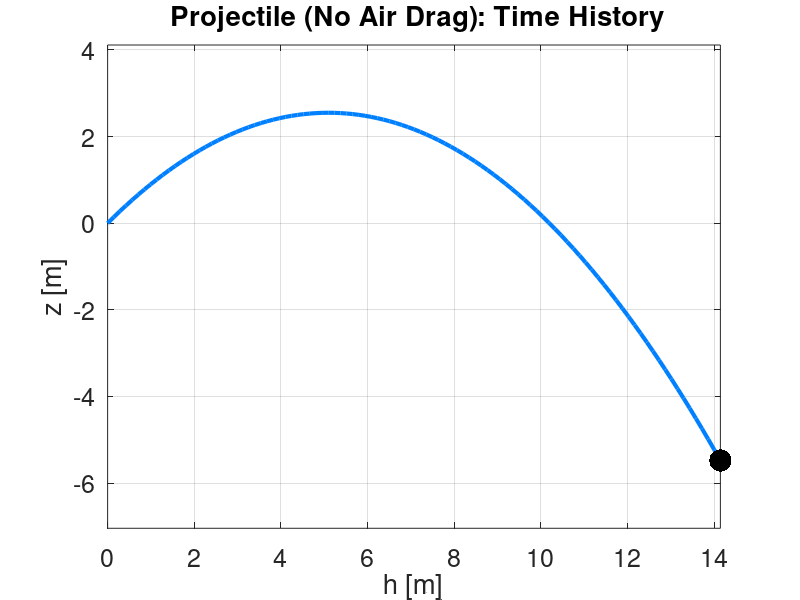

Reproduce this figure in MATLAB.

clear; close all; clc
th=45*pi/180; % red      ^ z 
v0=10;        % m/s      |
z0=0; h0=0;    % m        +--------------> h
tmax=2; t=[0:0.01:1]*tmax;
v0h=v0*cos(th); v0z=v0*sin(th); 
pr_xdot = @(t, x) ([x(2); -9.81; x(4); 0]);
[tt,zz]=ode45(pr_xdot,t,[z0; v0z; h0; v0h]);
plot(zz(:,3), zz(:,1),'LineWidth',3,'Color',[0 0.5 1]);
grid on; axis equal;
xlabel('h [m]'); 
ylabel('z [m]');
title('\bf Projectile (No Air Drag): Time History');
set(gca, 'FontSize',18); hold on;
g=line('XData',h0,'YData',z0,'Marker','.','MarkerSize',48); 
for i=1:length(tt)
   set(g,'XData',zz(i,3),'YData',zz(i,1)); drawnow; pause(0.01); 
end